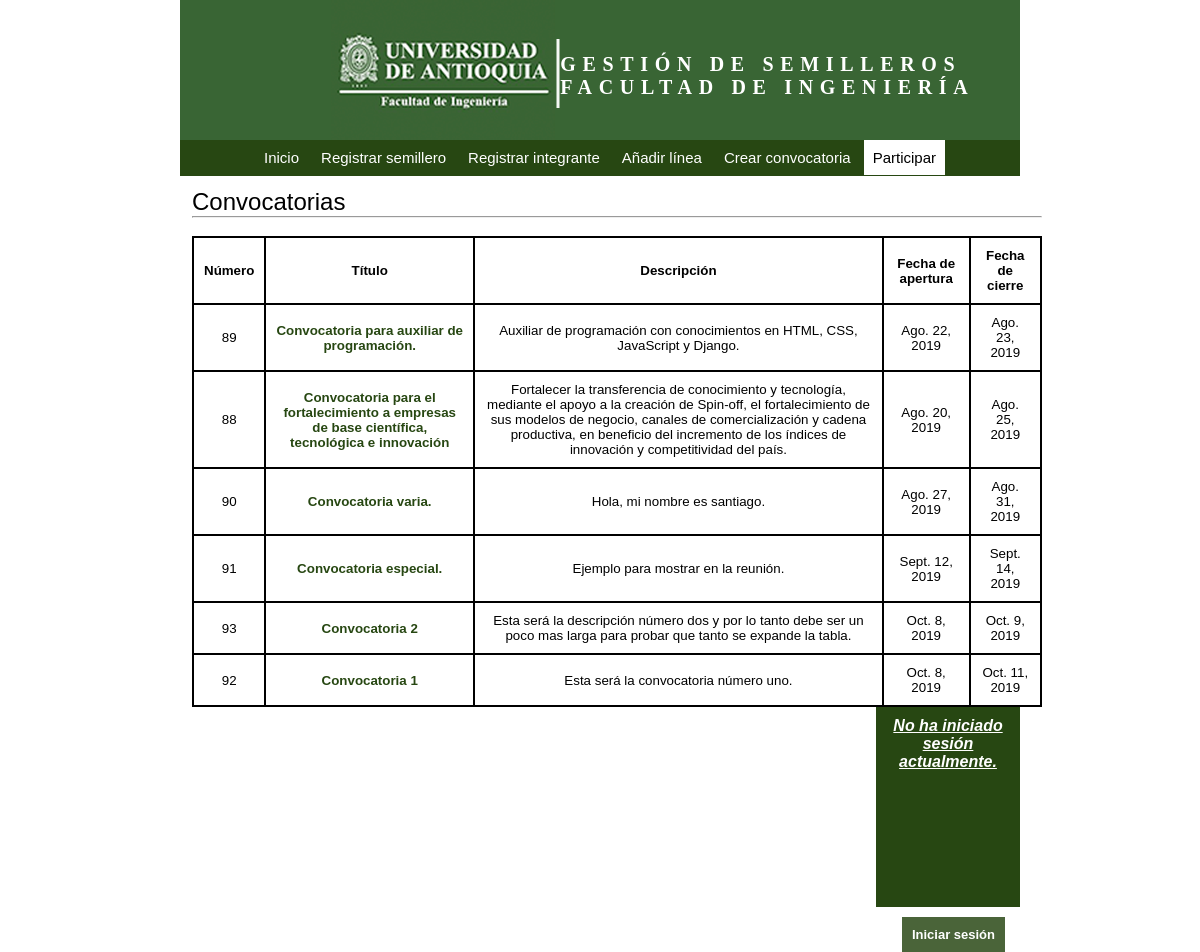
Before: /participar/ with the older database file.
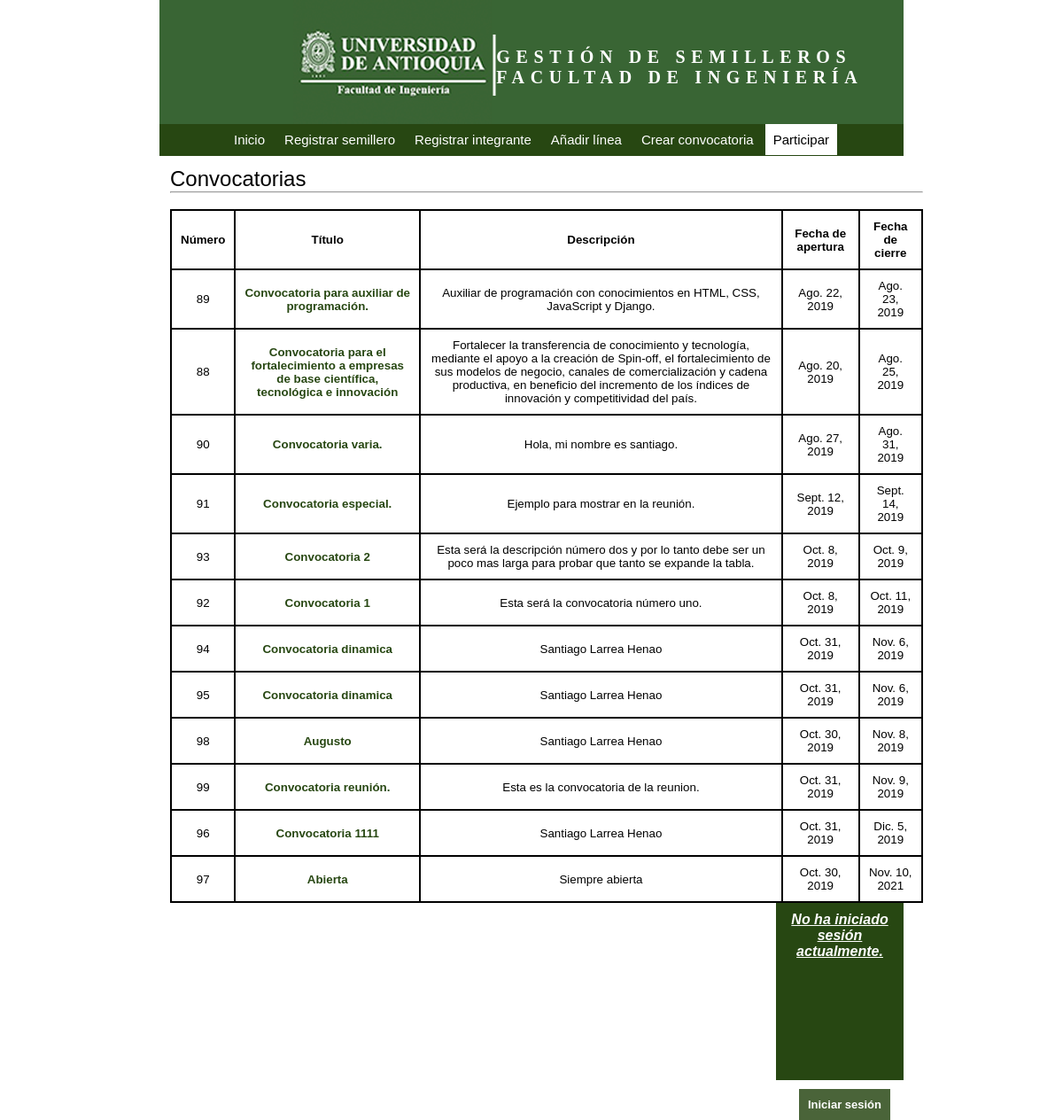
After: the same page with the newer database file.
### conv/models.py (models this page shows, shortened)
class Convocatoria(models.Model):
    id = models.AutoField(primary_key=True, verbose_name="Id")
    name = models.CharField(max_length=100, verbose_name="Nombre de la convocatoria", null=True)
    description = models.TextField(max_length=400, verbose_name="Descripción", null=True)
    opened = models.DateField(verbose_name="Fecha de apertura", null=True)
    closed = models.DateField(verbose_name="Fecha de cierre", null=True)
    created = models.DateTimeField(auto_now_add=True, verbose_name="Fecha de creación", null=True)
    updated = models.DateTimeField(auto_now=True, verbose_name="Fecha de edición", null=True)
    class Meta():
        verbose_name = "Convocatoria"
        verbose_name_plural = "Convocatorias"
        ordering = ["closed"]

### conv/views.py (the view)
# urls.py: path('participar/', views.participate, name="participate"),
def participate(request):
    today = datetime.datetime.now()
    convocatorias = Convocatoria.objects.all()
    return render(request, "conv/participate.html",{'convocatorias':convocatorias,'today':today})

### conv/templates/conv/participate.html (shortened to what this page needs)
{% extends 'core/base.html' %}
{% block cuerpo %}
    <h1>Convocatorias</h1>
    <hr>
    <br>
    <table style="overflow-x:auto;">
        <tr>
            <th>Número</th>
            <th>Título</th>
            <th>Descripción</th>
            <th>Fecha de apertura</th>
            <th>Fecha de cierre</th>
        </tr>
    {% for convocatoria in convocatorias %}
        <tr>
            <td>{{convocatoria.id}}</td>
            <td><a href="{% url 'details' id_item=convocatoria.id %}">{{convocatoria.name}}</a></td>
            <td>{{convocatoria.description}}</td>
            <td>{{convocatoria.opened}}</td>
            <td>{{convocatoria.closed}}</td>
        </tr>
    {% endfor %}
    </table>
    {% load static %}
    <link rel="stylesheet" href="{% static 'conv/css/participate_styles.css' %}">
{% endblock %}

Changed rows visible on the page:
added Convocatoria: id "94", name "Convocatoria dinamica", description "Santiago Larrea Henao", opened "Oct. 31, 2019", closed "Nov. 6, 2019"
added Convocatoria: id "95", name "Convocatoria dinamica", description "Santiago Larrea Henao", opened "Oct. 31, 2019", closed "Nov. 6, 2019"
added Convocatoria: id "98", name "Augusto", description "Santiago Larrea Henao", opened "Oct. 30, 2019", closed "Nov. 8, 2019"
added Convocatoria: id "99", name "Convocatoria reunión.", description "Esta es la convocatoria de la reunion.", opened "Oct. 31, 2019", closed "Nov. 9, 2019"
added Convocatoria: id "96", name "Convocatoria 1111", description "Santiago Larrea Henao", opened "Oct. 31, 2019", closed "Dic. 5, 2019"
added Convocatoria: id "97", name "Abierta", description "Siempre abierta", opened "Oct. 30, 2019", closed "Nov. 10, 2021"
